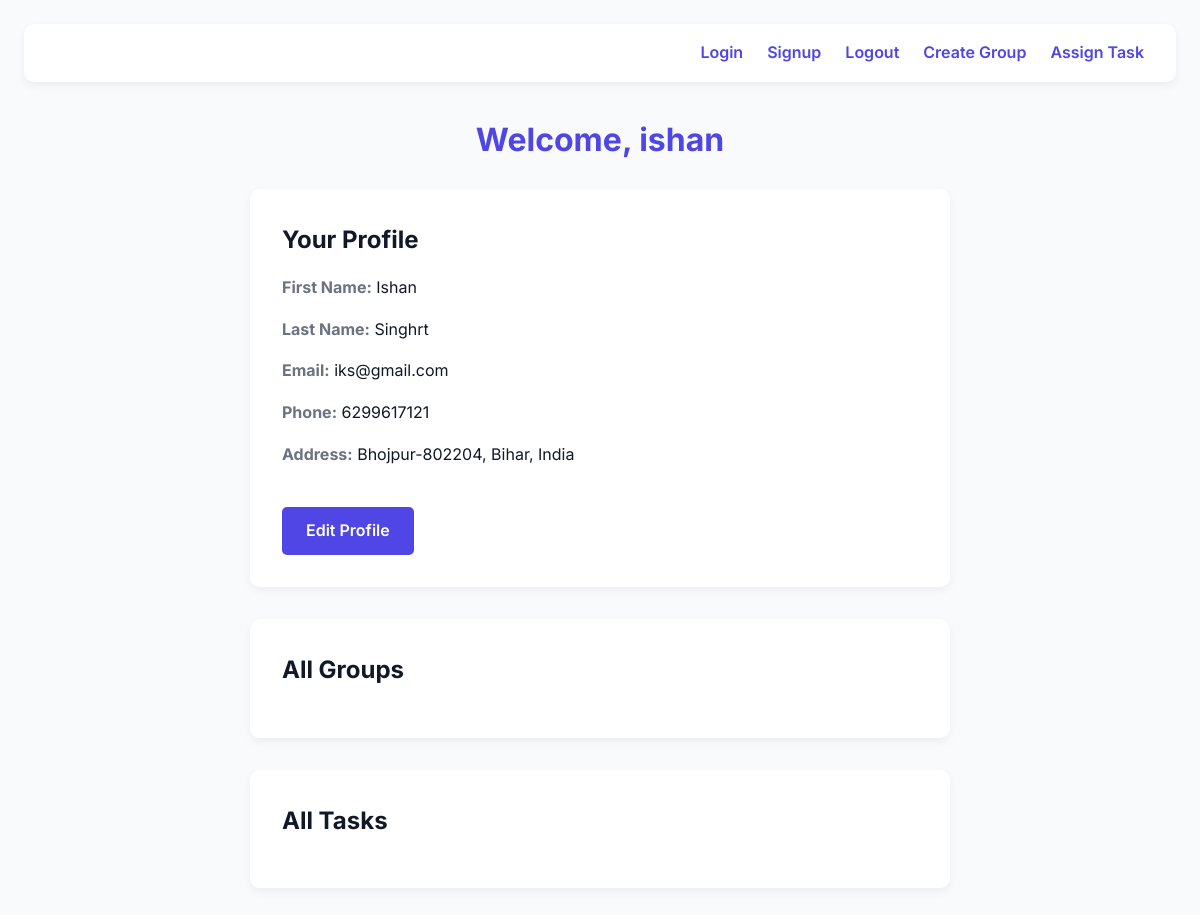
Before: /admin-dashboard/ (signed in) with the older database file.
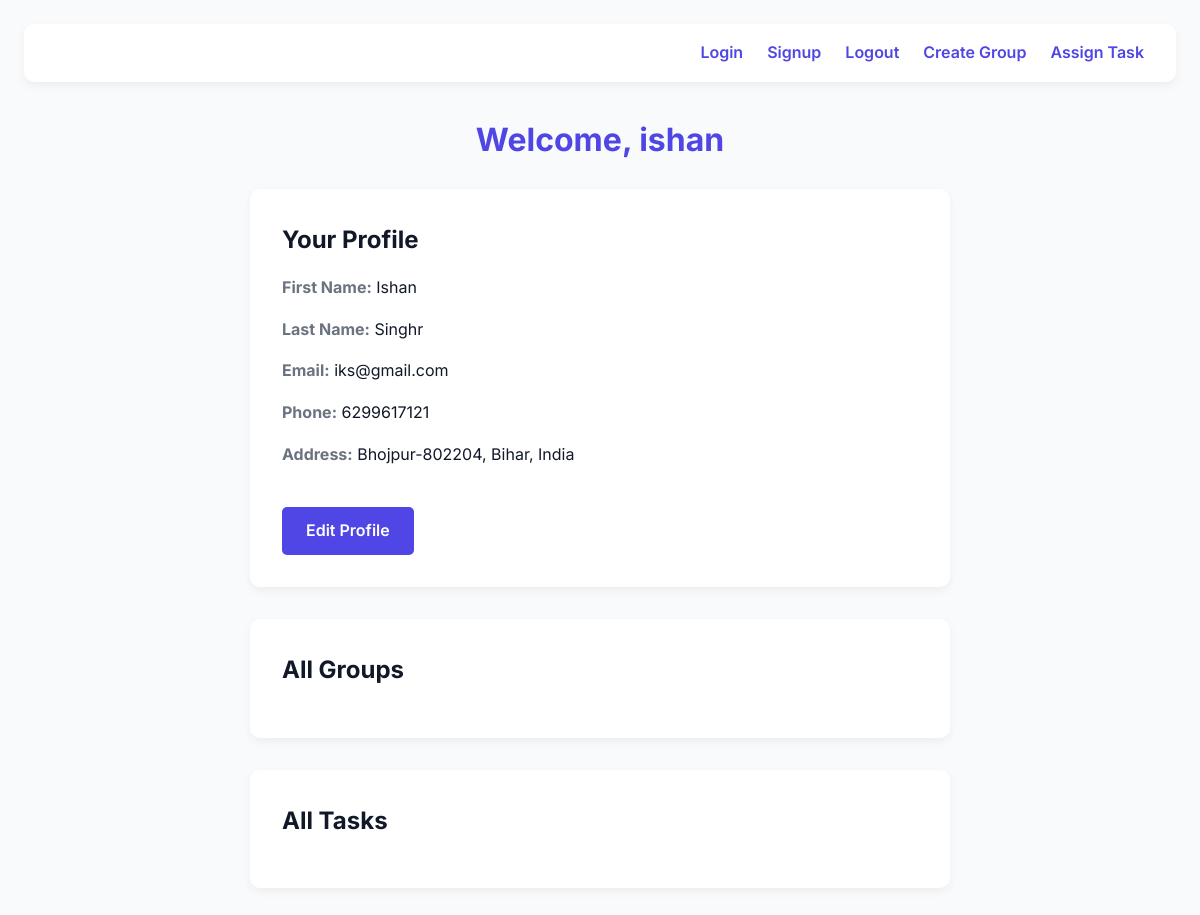
After: the same page with the newer database file.
### app/models.py (models this page shows, shortened)
class Profile(models.Model):
    user=models.OneToOneField(User,on_delete=models.CASCADE)
    firstname=models.CharField(max_length=20)
    lastname=models.CharField(max_length=20)
    email=models.EmailField()
    phone=models.IntegerField(blank=True,null=True)
    address=models.CharField(max_length=100,blank=True)

### app/views.py (the view)
# urls.py: path('admin-dashboard/',admin_dashboard,name='admin-dashboard'),
def admin_dashboard(request):
    profile, created = Profile.objects.get_or_create(user=request.user)
    groups=Group.objects.filter(members=request.user)
    tasks=Task.objects.filter(group__in=groups)
    return render(request,'admin_dashboard.html',{ 'profile_detail':profile,'groups':groups,'tasks':tasks})

### app/templates/admin_dashboard.html (shortened to what this page needs)
{% load static %}
<!DOCTYPE html>
<html lang="en">
<head>
    <link rel="stylesheet" href="{% static 'style1.css' %}">
</head>
<body>
    <nav>
        <a href="/login/">Login</a>
        <a href="/signup/">Signup</a>
        <a href="/logout/">Logout</a>
        <a href="/create_group/">Create Group</a>
        <a href="/assign_task/">Assign Task</a>
    </nav>
    <h2>Welcome, {{ request.user.username }}</h2>
    <div class="profile-container">
        <h3>Your Profile</h3>
        <ul>
            <li><strong>First Name:</strong> {{ profile_detail.firstname }}</li>
            <li><strong>Last Name:</strong> {{ profile_detail.lastname }}</li>
            <li><strong>Email:</strong> {{ profile_detail.email }}</li>
            <li><strong>Phone:</strong> {{ profile_detail.phone }}</li>
            <li><strong>Address:</strong> {{ profile_detail.address }}</li>
            <a href="{% url 'admin_edit' %}">Edit Profile</a>
        </ul>
    </div>
    <div class="group-section">
        <h3>All Groups</h3>
    </div>
    <div class="task-section">
        <h3>All Tasks</h3>
    </div>
</body>
</html>

Changed rows visible on the page:
changed Profile "Ishan": lastname "Singhrt" → "Singhr"
